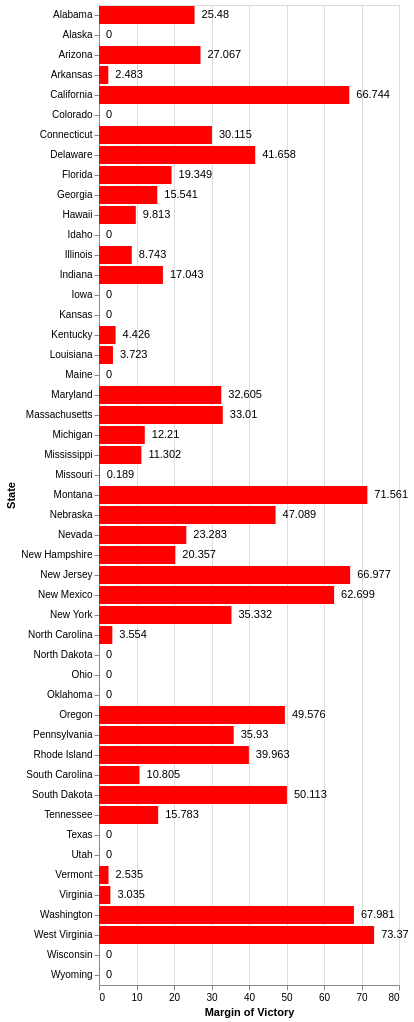

The specification (Vega-Lite) saved for this image:
### Vega-Lite specification from a JSON file in a GitHub repository (floating-point values rounded to 4 significant figures)
{"$schema": "https://vega.github.io/schema/vega-lite/v3.json", "description": "The Margin by which Trump won each state (or zero if he lost).", "data": {"values": [{"color": "red", "State": "Alabama", "Margin of Victory": "25.480"}, {"color": "red", "State": "Alaska", "Margin of Victory": "0.000"}, {"color": "red", "State": "Arizona", "Margin of Victory": "27.067"}, {"color": "red", "State": "Arkansas", "Margin of Victory": "2.483"}, {"color": "red", "State": "California", "Margin of Victory": "66.744"}, {"color": "red", "State": "Colorado", "Margin of Victory": "0.000"}, {"color": "red", "State": "Connecticut", "Margin of Victory": "30.115"}, {"color": "red", "State": "Delaware", "Margin of Victory": "41.658"}, {"color": "red", "State": "Florida", "Margin of Victory": "19.349"}, {"color": "red", "State": "Georgia", "Margin of Victory": "15.541"}, {"color": "red", "State": "Hawaii", "Margin of Victory": "9.813"}, {"color": "red", "State": "Idaho", "Margin of Victory": "0.000"}, {"color": "red", "State": "Illinois", "Margin of Victory": "8.743"}, {"color": "red", "State": "Indiana", "Margin of Victory": "17.043"}, {"color": "red", "State": "Iowa", "Margin of Victory": "0.000"}, {"color": "red", "State": "Kansas", "Margin of Victory": "0.000"}, {"color": "red", "State": "Kentucky", "Margin of Victory": "4.426"}, {"color": "red", "State": "Louisiana", "Margin of Victory": "3.723"}, {"color": "red", "State": "Maine", "Margin of Victory": "0.000"}, {"color": "red", "State": "Maryland", "Margin of Victory": "32.605"}, {"color": "red", "State": "Massachusetts", "Margin of Victory": "33.010"}, {"color": "red", "State": "Michigan", "Margin of Victory": "12.210"}, {"color": "red", "State": "Mississippi", "Margin of Victory": "11.302"}, {"color": "red", "State": "Missouri", "Margin of Victory": "0.189"}, {"color": "red", "State": "Montana", "Margin of Victory": "71.561"}, {"color": "red", "State": "Nebraska", "Margin of Victory": "47.089"}, {"color": "red", "State": "Nevada", "Margin of Victory": "23.283"}, {"color": "red", "State": "New Hampshire", "Margin of Victory": "20.357"}, {"color": "red", "State": "New Jersey", "Margin of Victory": "66.977"}, {"color": "red", "State": "New Mexico", "Margin of Victory": "62.699"}, {"color": "red", "State": "New York", "Margin of Victory": "35.332"}, {"color": "red", "State": "North Carolina", "Margin of Victory": "3.554"}, {"color": "red", "State": "North Dakota", "Margin of Victory": "0.000"}, {"color": "red", "State": "Ohio", "Margin of Victory": "0.000"}, {"color": "red", "State": "Oklahoma", "Margin of Victory": "0.000"}, {"color": "red", "State": "Oregon", "Margin of Victory": "49.576"}, {"color": "red", "State": "Pennsylvania", "Margin of Victory": "35.930"}, {"color": "red", "State": "Rhode Island", "Margin of Victory": "39.963"}, {"color": "red", "State": "South Carolina", "Margin of Victory": "10.805"}, {"color": "red", "State": "South Dakota", "Margin of Victory": "50.113"}, {"color": "red", "State": "Tennessee", "Margin of Victory": "15.783"}, {"color": "red", "State": "Texas", "Margin of Victory": "0.000"}, {"color": "red", "State": "Utah", "Margin of Victory": "0.000"}, {"color": "red", "State": "Vermont", "Margin of Victory": "2.535"}, {"color": "red", "State": "Virginia", "Margin of Victory": "3.035"}, {"color": "red", "State": "Washington", "Margin of Victory": "67.981"}, {"color": "red", "State": "West Virginia", "Margin of Victory": "73.370"}, {"color": "red", "State": "Wisconsin", "Margin of Victory": "0.000"}, {"color": "red", "State": "Wyoming", "Margin of Victory": "0.000"}]}, "transform": [{"calculate": "toString('black')", "as": "color2"}], "encoding": {"y": {"field": "State", "type": "ordinal"}, "x": {"field": "Margin of Victory", "type": "quantitative"}, "color": {"field": "color", "type": "nominal", "scale": null}}, "layer": [{"mark": "bar"}, {"mark": {"type": "text", "align": "left", "baseline": "middle", "dx": 7}, "encoding": {"text": {"field": "Margin of Victory", "type": "quantitative"}, "color": {"field": "color2", "type": "ordinal", "scale": null}}}]}
